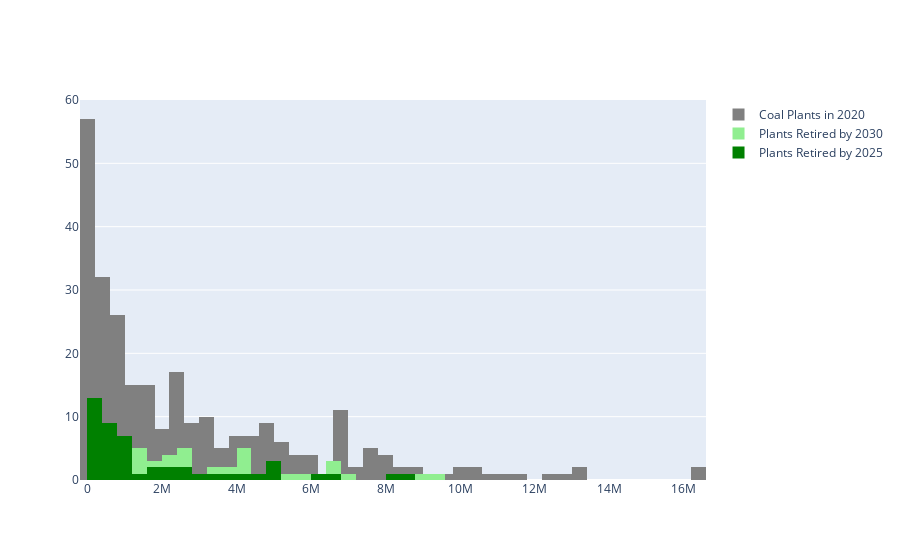

Write notebook code for a chart like this one.
### Code cell
fig=go.Figure()

fig.add_trace(go.Histogram(x=retTotal['PLGENACL'], name = 'Coal Plants in 2020', marker_color='grey', xbins=dict(size=400000)))
fig.add_trace(go.Histogram(x=retTotal[retTotal['ret']>0]['PLGENACL'], name = 'Plants Retired by 2030', marker_color='lightgreen', xbins=dict(size=400000)))
fig.add_trace(go.Histogram(x=retTotal[retTotal['ret']==1]['PLGENACL'], name = 'Plants Retired by 2025', marker_color='green', xbins=dict(size=400000)))
fig.update_layout(barmode='overlay', legend={'traceorder':'normal'})
